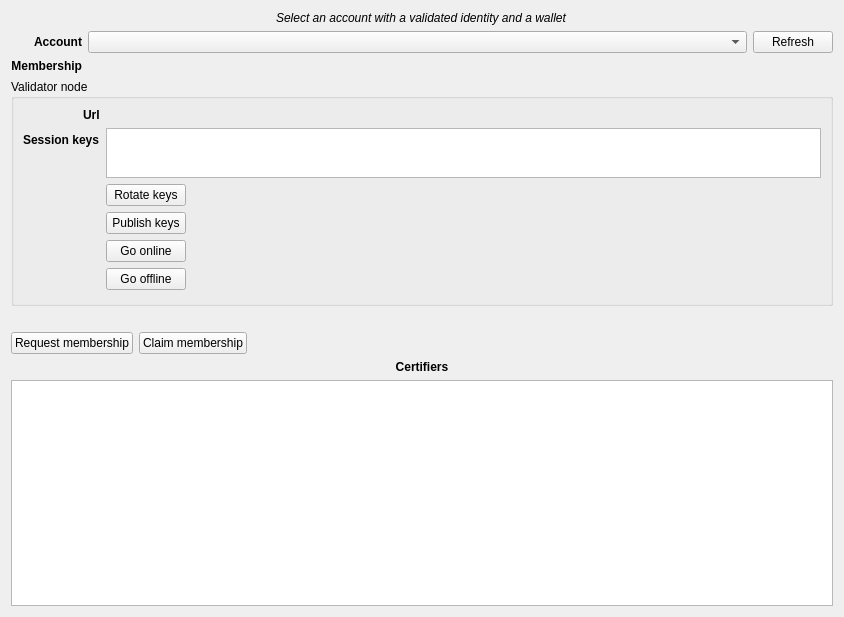
<?xml version="1.0" encoding="UTF-8"?>
<ui version="4.0">
 <class>SmithWidget</class>
 <widget class="QWidget" name="SmithWidget">
  <property name="geometry">
   <rect>
    <x>0</x>
    <y>0</y>
    <width>844</width>
    <height>617</height>
   </rect>
  </property>
  <property name="sizePolicy">
   <sizepolicy hsizetype="Preferred" vsizetype="Preferred">
    <horstretch>0</horstretch>
    <verstretch>0</verstretch>
   </sizepolicy>
  </property>
  <property name="windowTitle">
   <string>Smith</string>
  </property>
  <layout class="QVBoxLayout" name="verticalLayout_2">
   <item alignment="Qt::AlignHCenter">
    <widget class="QLabel" name="label">
     <property name="font">
      <font>
       <italic>true</italic>
      </font>
     </property>
     <property name="text">
      <string>Select an account with a validated identity and a wallet</string>
     </property>
    </widget>
   </item>
   <item>
    <layout class="QGridLayout" name="gridLayout">
     <item row="0" column="1">
      <widget class="QComboBox" name="accountComboBox">
       <property name="sizePolicy">
        <sizepolicy hsizetype="Expanding" vsizetype="Fixed">
         <horstretch>0</horstretch>
         <verstretch>0</verstretch>
        </sizepolicy>
       </property>
       <property name="toolTip">
        <string/>
       </property>
       <property name="editable">
        <bool>false</bool>
       </property>
       <property name="minimumContentsLength">
        <number>0</number>
       </property>
      </widget>
     </item>
     <item row="0" column="0">
      <widget class="QLabel" name="accountLabel">
       <property name="font">
        <font>
         <weight>75</weight>
         <bold>true</bold>
        </font>
       </property>
       <property name="text">
        <string>Account</string>
       </property>
       <property name="alignment">
        <set>Qt::AlignRight|Qt::AlignTrailing|Qt::AlignVCenter</set>
       </property>
      </widget>
     </item>
     <item row="1" column="0">
      <widget class="QLabel" name="membershipLabel">
       <property name="font">
        <font>
         <weight>75</weight>
         <bold>true</bold>
        </font>
       </property>
       <property name="text">
        <string>Membership</string>
       </property>
       <property name="alignment">
        <set>Qt::AlignRight|Qt::AlignTrailing|Qt::AlignVCenter</set>
       </property>
      </widget>
     </item>
     <item row="1" column="1">
      <widget class="QLabel" name="membershipValueLabel">
       <property name="text">
        <string/>
       </property>
      </widget>
     </item>
     <item row="0" column="2">
      <widget class="QPushButton" name="refreshSmithButton">
       <property name="toolTip">
        <string>Refresh nodes from network</string>
       </property>
       <property name="text">
        <string>Refresh</string>
       </property>
       <property name="icon">
        <iconset resource="../../icons/tikka.slots.pyqt.resources.icons.index.qrc">
         <normaloff>:/icons/refresh_icon</normaloff>:/icons/refresh_icon</iconset>
       </property>
      </widget>
     </item>
    </layout>
   </item>
   <item>
    <widget class="QGroupBox" name="validatorNodeGroupBox">
     <property name="sizePolicy">
      <sizepolicy hsizetype="Expanding" vsizetype="Expanding">
       <horstretch>0</horstretch>
       <verstretch>0</verstretch>
      </sizepolicy>
     </property>
     <property name="font">
      <font>
       <weight>50</weight>
       <bold>false</bold>
      </font>
     </property>
     <property name="autoFillBackground">
      <bool>false</bool>
     </property>
     <property name="title">
      <string>Validator node</string>
     </property>
     <layout class="QFormLayout" name="formLayout">
      <property name="labelAlignment">
       <set>Qt::AlignRight|Qt::AlignTrailing|Qt::AlignVCenter</set>
      </property>
      <item row="0" column="0">
       <widget class="QLabel" name="urlLabel">
        <property name="font">
         <font>
          <weight>75</weight>
          <bold>true</bold>
         </font>
        </property>
        <property name="text">
         <string>Url</string>
        </property>
       </widget>
      </item>
      <item row="1" column="0">
       <widget class="QLabel" name="sessionKeysLabel">
        <property name="font">
         <font>
          <weight>75</weight>
          <bold>true</bold>
         </font>
        </property>
        <property name="text">
         <string>Session keys</string>
        </property>
       </widget>
      </item>
      <item row="0" column="1">
       <widget class="QLabel" name="urlValueLabel">
        <property name="text">
         <string/>
        </property>
       </widget>
      </item>
      <item row="2" column="1">
       <widget class="QPushButton" name="rotateKeysButton">
        <property name="sizePolicy">
         <sizepolicy hsizetype="Fixed" vsizetype="Fixed">
          <horstretch>0</horstretch>
          <verstretch>0</verstretch>
         </sizepolicy>
        </property>
        <property name="text">
         <string>Rotate keys</string>
        </property>
       </widget>
      </item>
      <item row="3" column="1">
       <widget class="QPushButton" name="publishKeysButton">
        <property name="sizePolicy">
         <sizepolicy hsizetype="Fixed" vsizetype="Fixed">
          <horstretch>0</horstretch>
          <verstretch>0</verstretch>
         </sizepolicy>
        </property>
        <property name="text">
         <string>Publish keys</string>
        </property>
       </widget>
      </item>
      <item row="4" column="1">
       <widget class="QPushButton" name="goOnlineButton">
        <property name="sizePolicy">
         <sizepolicy hsizetype="Fixed" vsizetype="Fixed">
          <horstretch>0</horstretch>
          <verstretch>0</verstretch>
         </sizepolicy>
        </property>
        <property name="text">
         <string>Go online</string>
        </property>
       </widget>
      </item>
      <item row="5" column="1">
       <widget class="QPushButton" name="goOfflineButton">
        <property name="sizePolicy">
         <sizepolicy hsizetype="Fixed" vsizetype="Fixed">
          <horstretch>0</horstretch>
          <verstretch>0</verstretch>
         </sizepolicy>
        </property>
        <property name="text">
         <string>Go offline</string>
        </property>
       </widget>
      </item>
      <item row="1" column="1">
       <widget class="QTextBrowser" name="sessionKeysTextBrowser">
        <property name="sizePolicy">
         <sizepolicy hsizetype="Expanding" vsizetype="Fixed">
          <horstretch>0</horstretch>
          <verstretch>0</verstretch>
         </sizepolicy>
        </property>
        <property name="maximumSize">
         <size>
          <width>16777215</width>
          <height>50</height>
         </size>
        </property>
       </widget>
      </item>
     </layout>
    </widget>
   </item>
   <item>
    <widget class="QLabel" name="errorLabel">
     <property name="styleSheet">
      <string notr="true">color: red;</string>
     </property>
     <property name="text">
      <string/>
     </property>
     <property name="alignment">
      <set>Qt::AlignCenter</set>
     </property>
    </widget>
   </item>
   <item>
    <layout class="QHBoxLayout" name="horizontalLayout_2">
     <item>
      <widget class="QPushButton" name="requestMembershipButton">
       <property name="sizePolicy">
        <sizepolicy hsizetype="Fixed" vsizetype="Fixed">
         <horstretch>0</horstretch>
         <verstretch>0</verstretch>
        </sizepolicy>
       </property>
       <property name="text">
        <string>Request membership</string>
       </property>
      </widget>
     </item>
     <item>
      <widget class="QPushButton" name="claimMembershipButton">
       <property name="sizePolicy">
        <sizepolicy hsizetype="Fixed" vsizetype="Fixed">
         <horstretch>0</horstretch>
         <verstretch>0</verstretch>
        </sizepolicy>
       </property>
       <property name="text">
        <string>Claim membership</string>
       </property>
      </widget>
     </item>
     <item>
      <widget class="QLabel" name="loaderIconLabel">
       <property name="sizePolicy">
        <sizepolicy hsizetype="Preferred" vsizetype="Preferred">
         <horstretch>0</horstretch>
         <verstretch>0</verstretch>
        </sizepolicy>
       </property>
       <property name="maximumSize">
        <size>
         <width>16</width>
         <height>16</height>
        </size>
       </property>
       <property name="baseSize">
        <size>
         <width>16</width>
         <height>16</height>
        </size>
       </property>
       <property name="text">
        <string/>
       </property>
       <property name="pixmap">
        <pixmap resource="../../icons/tikka.slots.pyqt.resources.icons.index.qrc">:/icons/loader</pixmap>
       </property>
       <property name="scaledContents">
        <bool>true</bool>
       </property>
      </widget>
     </item>
     <item>
      <spacer name="horizontalSpacer">
       <property name="orientation">
        <enum>Qt::Horizontal</enum>
       </property>
       <property name="sizeHint" stdset="0">
        <size>
         <width>40</width>
         <height>20</height>
        </size>
       </property>
      </spacer>
     </item>
    </layout>
   </item>
   <item>
    <layout class="QHBoxLayout" name="horizontalLayout_20">
     <item>
      <widget class="QLabel" name="certifiersLabel">
       <property name="font">
        <font>
         <weight>75</weight>
         <bold>true</bold>
        </font>
       </property>
       <property name="text">
        <string>Certifiers</string>
       </property>
       <property name="alignment">
        <set>Qt::AlignCenter</set>
       </property>
      </widget>
     </item>
    </layout>
   </item>
   <item>
    <widget class="QTableWidget" name="certifiersTableWidget">
     <property name="font">
      <font>
       <weight>50</weight>
       <bold>false</bold>
      </font>
     </property>
     <property name="editTriggers">
      <set>QAbstractItemView::NoEditTriggers</set>
     </property>
     <property name="sortingEnabled">
      <bool>true</bool>
     </property>
     <property name="columnCount">
      <number>0</number>
     </property>
     <attribute name="horizontalHeaderStretchLastSection">
      <bool>true</bool>
     </attribute>
     <attribute name="verticalHeaderVisible">
      <bool>false</bool>
     </attribute>
    </widget>
   </item>
  </layout>
 </widget>
 <tabstops>
  <tabstop>accountComboBox</tabstop>
  <tabstop>refreshSmithButton</tabstop>
  <tabstop>rotateKeysButton</tabstop>
  <tabstop>requestMembershipButton</tabstop>
  <tabstop>claimMembershipButton</tabstop>
  <tabstop>goOnlineButton</tabstop>
  <tabstop>goOfflineButton</tabstop>
  <tabstop>publishKeysButton</tabstop>
  <tabstop>certifiersTableWidget</tabstop>
  <tabstop>sessionKeysTextBrowser</tabstop>
 </tabstops>
 <resources>
  <include location="../../icons/tikka.slots.pyqt.resources.icons.index.qrc"/>
 </resources>
 <connections/>
</ui>
